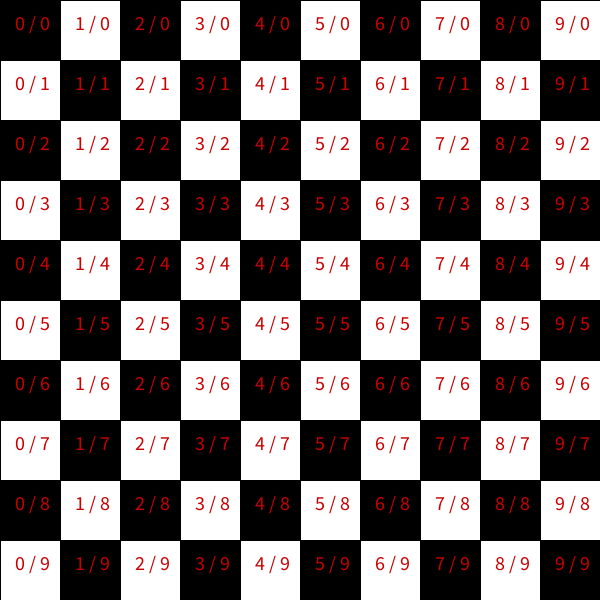
Frame 1 (no input)
Frame 60 (the mouse pressed at the canvas centre just before this capture): identical to frame 1, image omitted
Frame 120 (the mouse held since frame 60 and released just before this capture): identical to frame 1, image omitted

The Processing sketch that drew this single still picture (run headless with seeded random() and noise(); from frame 60 on, the mouse is pressed at the canvas centre):

// Processing sketch: ej11a_for_grilla
// ── ej11a_for_grilla.pde

// fila de rectangulos

int t, m;

void setup() {
  size( 600, 600 );
  textSize( 20 );

  m = 10 ;  // cantidad de cuadrados a dibujar
  t = width / m ;  //tamaño de cada cuadrado  // 60
}

void draw() {
  background( 100 );

  for ( int i = 0; i < m; i++ ) {
    for ( int j = 0; j < m; j++ ) {
      if ( (i+j)%2 == 0 ) {  //modulo% devuelve el resta de una división: 0 par, 1 impar
        fill( 0 );
      } else {
        fill( 255 );
      }
      rect( i*t, j*t, t, t );
      fill( 200, 0, 0 );
      text( i + " / " + j, i*t+t/4, j*t+t/2 );
    }
  }
}

void mouseMoved() {
  //m = round( mouseX/10 ) + 1;
  //t = width / m ;
}
